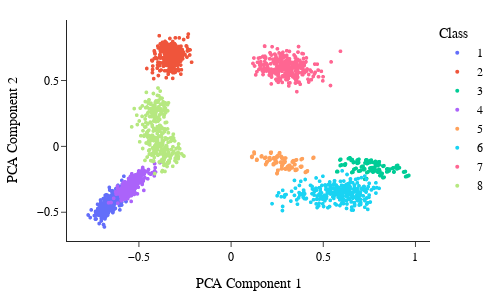

Notebook code cell kept with this figure:
### Code cell
import numpy as np
import pandas as pd
import plotly.express as px
from sklearn.decomposition import PCA
from sklearn.manifold import TSNE

def plot_with_dimensionality_reduction(model, data, method='pca'):
    # generate some sample data
    embeddings = model.embeddings.weight.detach().numpy()

    # check the method chosen by the user and apply accordingly
    if method.lower() == 'pca':
        # apply PCA to reduce the dimensionality of the data to 2D
        reduction = PCA(n_components=2)
    elif method.lower() == 'tsne':
        # apply t-SNE to reduce the dimensionality of the data to 2D
        reduction = TSNE(n_components=2)
    else:
        raise ValueError("Invalid method. Choose 'pca' or 'tsne'.")

    reduced_data = reduction.fit_transform(embeddings)

    # generate some sample class labels
    labels = data.y

    # convert the reduced data, class labels, and entity names to a pandas DataFrame for plotting
    df = pd.DataFrame({"x": reduced_data[:, 0], "y": reduced_data[:, 1], "label": labels})
    df = df.sort_values(by="label")

    # plot the data using plotly, colored by the class labels
    fig = px.scatter(df, x="x", y="y", color="label", hover_name="label")
    # Update layout for smaller margins and academic style
    fig.update_layout(
        template="simple_white",  # Simple and clean layout
        margin=dict(l=20, r=20, b=20, t=20),  # Smaller margins
        font=dict(
            family="Arial", size=12, color="black"
        ),  # Academic-style font and color
        xaxis=dict(title=f"{method.upper()} Component 1", title_font=dict(size=14)),
        yaxis=dict(title=f"{method.upper()} Component 2", title_font=dict(size=14)),
        height=300,
        width=500,
        legend=dict(
            title="Class",
            # orientation="h",
            # yanchor="bottom",
            # y=1.02,
            # xanchor="right",
            # x=1,
        ),
    )
    fig.update_traces(marker={"size": 4})
    # fig.update_layout(template='plotly_dark')
    fig.show()


plot_with_dimensionality_reduction(model, data, method='pca')

### Figure 1 — Plotly figure (JSON) as saved in the notebook; plotly's stock layout.template omitted (floating-point values rounded to 4 significant figures; data arrays with more than 128 entries replaced by an {"elided": "..."} marker saying what was removed)
{"data": [{"hovertemplate": "<b>%{hovertext}</b><br><br>label=1<br>x=%{x}<br>y=%{y}<extra></extra>", "hovertext": {"elided": "300 str values"}, "legendgroup": "1", "marker": {"color": "#636efa", "size": 4, "symbol": "circle"}, "mode": "markers", "name": "1", "showlegend": true, "type": "scattergl", "x": {"elided": "300 float values"}, "xaxis": "x", "y": {"elided": "300 float values"}, "yaxis": "y"}, {"hovertemplate": "<b>%{hovertext}</b><br><br>label=2<br>x=%{x}<br>y=%{y}<extra></extra>", "hovertext": {"elided": "300 str values"}, "legendgroup": "2", "marker": {"color": "#EF553B", "size": 4, "symbol": "circle"}, "mode": "markers", "name": "2", "showlegend": true, "type": "scattergl", "x": {"elided": "300 float values"}, "xaxis": "x", "y": {"elided": "300 float values"}, "yaxis": "y"}, {"hovertemplate": "<b>%{hovertext}</b><br><br>label=3<br>x=%{x}<br>y=%{y}<extra></extra>", "hovertext": {"elided": "300 str values"}, "legendgroup": "3", "marker": {"color": "#00cc96", "size": 4, "symbol": "circle"}, "mode": "markers", "name": "3", "showlegend": true, "type": "scattergl", "x": {"elided": "300 float values"}, "xaxis": "x", "y": {"elided": "300 float values"}, "yaxis": "y"}, {"hovertemplate": "<b>%{hovertext}</b><br><br>label=4<br>x=%{x}<br>y=%{y}<extra></extra>", "hovertext": {"elided": "300 str values"}, "legendgroup": "4", "marker": {"color": "#ab63fa", "size": 4, "symbol": "circle"}, "mode": "markers", "name": "4", "showlegend": true, "type": "scattergl", "x": {"elided": "300 float values"}, "xaxis": "x", "y": {"elided": "300 float values"}, "yaxis": "y"}, {"hovertemplate": "<b>%{hovertext}</b><br><br>label=5<br>x=%{x}<br>y=%{y}<extra></extra>", "hovertext": {"elided": "300 str values"}, "legendgroup": "5", "marker": {"color": "#FFA15A", "size": 4, "symbol": "circle"}, "mode": "markers", "name": "5", "showlegend": true, "type": "scattergl", "x": {"elided": "300 float values"}, "xaxis": "x", "y": {"elided": "300 float values"}, "yaxis": "y"}, {"hovertemplate": "<b>%{hovertext}</b><br><br>label=6<br>x=%{x}<br>y=%{y}<extra></extra>", "hovertext": {"elided": "300 str values"}, "legendgroup": "6", "marker": {"color": "#19d3f3", "size": 4, "symbol": "circle"}, "mode": "markers", "name": "6", "showlegend": true, "type": "scattergl", "x": {"elided": "300 float values"}, "xaxis": "x", "y": {"elided": "300 float values"}, "yaxis": "y"}, {"hovertemplate": "<b>%{hovertext}</b><br><br>label=7<br>x=%{x}<br>y=%{y}<extra></extra>", "hovertext": {"elided": "300 str values"}, "legendgroup": "7", "marker": {"color": "#FF6692", "size": 4, "symbol": "circle"}, "mode": "markers", "name": "7", "showlegend": true, "type": "scattergl", "x": {"elided": "300 float values"}, "xaxis": "x", "y": {"elided": "300 float values"}, "yaxis": "y"}, {"hovertemplate": "<b>%{hovertext}</b><br><br>label=8<br>x=%{x}<br>y=%{y}<extra></extra>", "hovertext": {"elided": "300 str values"}, "legendgroup": "8", "marker": {"color": "#B6E880", "size": 4, "symbol": "circle"}, "mode": "markers", "name": "8", "showlegend": true, "type": "scattergl", "x": {"elided": "300 float values"}, "xaxis": "x", "y": {"elided": "300 float values"}, "yaxis": "y"}], "layout": {"font": {"color": "black", "family": "Arial", "size": 12}, "height": 300, "legend": {"title": {"text": "Class"}, "tracegroupgap": 0}, "margin": {"b": 20, "l": 20, "r": 20, "t": 20}, "width": 500, "xaxis": {"anchor": "y", "domain": [0, 1], "title": {"font": {"size": 14}, "text": "PCA Component 1"}}, "yaxis": {"anchor": "x", "domain": [0, 1], "title": {"font": {"size": 14}, "text": "PCA Component 2"}}}}
